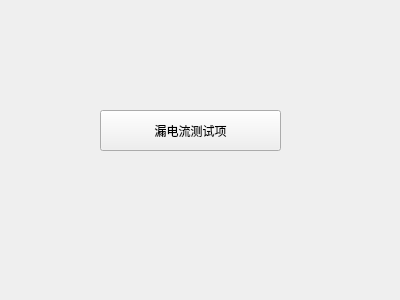
<?xml version="1.0" encoding="UTF-8"?>
<ui version="4.0">
 <class>Form</class>
 <widget class="QWidget" name="Form">
  <property name="geometry">
   <rect>
    <x>0</x>
    <y>0</y>
    <width>400</width>
    <height>300</height>
   </rect>
  </property>
  <property name="windowTitle">
   <string>漏电流测试项</string>
  </property>
  <property name="windowIcon">
   <iconset resource="images/images.qrc">
    <normaloff>:/bat.ico</normaloff>:/bat.ico</iconset>
  </property>
  <widget class="QPushButton" name="btn_LeakageI">
   <property name="geometry">
    <rect>
     <x>100</x>
     <y>110</y>
     <width>181</width>
     <height>41</height>
    </rect>
   </property>
   <property name="text">
    <string>漏电流测试项</string>
   </property>
   <property name="icon">
    <iconset resource="images/images.qrc">
     <normaloff>:/button.png</normaloff>:/button.png</iconset>
   </property>
  </widget>
 </widget>
 <resources>
  <include location="images/images.qrc"/>
 </resources>
 <connections/>
</ui>
